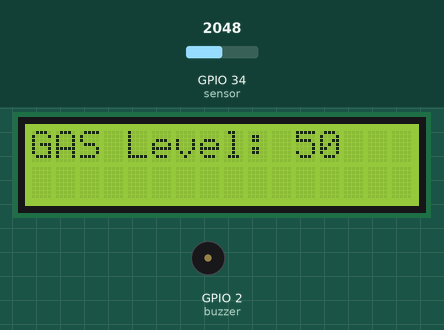
Recording of a sketch running on a simulated ESP32. Parts: 16×2 character LCD, buzzer (waves = sounding, pin HIGH). Inputs (shaded band) come from the test bench; at power-on: GPIO 34 (sensor) = 2048. WiFi joins after 1.5 s; servers stay silent unless stated; what the sketch prints to the serial monitor is not drawn.

Above: at 9.3 s.
9.4 s: GPIO 34 (sensor) set to 2204
At 10.2 s:
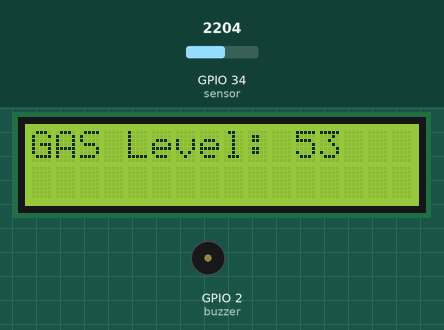
11.1 s: GPIO 34 (sensor) set to 2322
At 11.8 s:
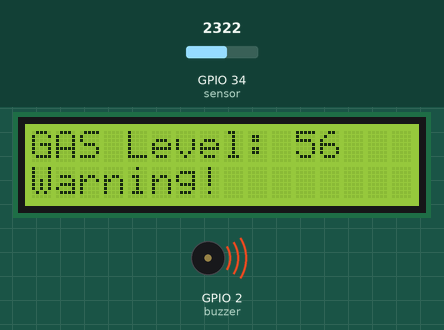
12.6 s: GPIO 34 (sensor) set to 1919
At 13.6 s:
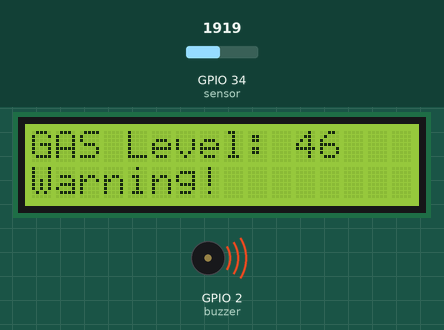
14.1 s: GPIO 34 (sensor) set to 1825
At 15.3 s:
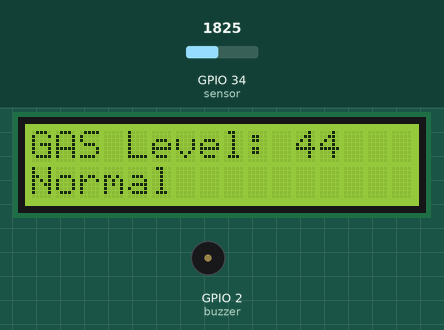
Timing chart, 0 to 16.6 s (numbered marks = the images above; inputs shaded):
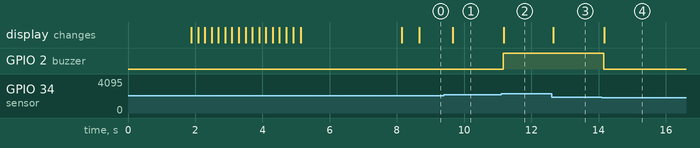

The sketch:

Gas_Leak_Detector.ino
```cpp
//CMM GAS LEVEL DETECTOR 13
//this info you will get from blynk app
#define BLYNK_TEMPLATE_ID "**************"
#define BLYNK_TEMPLATE_NAME "**************"

#include <LiquidCrystal_I2C.h>
#include <Wire.h>
#include <WiFiClient.h>
#include <BlynkSimpleEsp32.h>

#define sensor 34         // Analog pin for gas sensor
#define buzzer 2          // Digital pin for buzzer

LiquidCrystal_I2C lcd(0x27, 16, 2);  // I2C address 0x27, 16x2 LCD
BlynkTimer timer;
WidgetLED LED(V1); // Virtual LED on Blynk app

// WiFi + Blynk credentials
char auth[] = "*******************";
char ssid[] = "********";
char pass[] = "********";

// Hysteresis thresholds
const int highThreshold = 55;
const int lowThreshold = 45;
bool gasHigh = false;

void setup() {
  Serial.begin(115200);
  Blynk.begin(auth, ssid, pass, "blynk.cloud", 80);

  lcd.init();
  lcd.backlight();
  pinMode(buzzer, OUTPUT);

  // Boot animation
  lcd.setCursor(1, 0);
  lcd.print("System Loading");
  for (int a = 0; a <= 15; a++) {
    lcd.setCursor(a, 1);
    lcd.print(".");
    delay(200);
  }

  lcd.clear();
  lcd.setCursor(0, 0);
  lcd.print("WELCOME TO");
  lcd.setCursor(0, 1);
  lcd.print("project name here");
  delay(3000);
  lcd.clear();

  // Run GASLevel function every 500ms
  timer.setInterval(500L, GASLevel);
}

void GASLevel() {
  int raw = analogRead(sensor);
  int value = map(raw, 0, 4095, 0, 100); // Convert to 0–100 scale

  // Display gas level on LCD
  lcd.setCursor(0, 0);
  lcd.print("GAS Level: ");
  lcd.print(value);
  lcd.print("   "); // Clear residue digits

  // Hysteresis logic for stable warning
  if (!gasHigh && value >= highThreshold) {
    gasHigh = true;
    digitalWrite(buzzer, HIGH);
    lcd.setCursor(0, 1);
    lcd.print("Warning!       ");
    LED.on();
  } else if (gasHigh && value <= lowThreshold) {
    gasHigh = false;
    digitalWrite(buzzer, LOW);
    lcd.setCursor(0, 1);
    lcd.print("Normal         ");
    LED.off();
  }

  // Send gas level to Blynk
  Blynk.virtualWrite(V0, value);
  Serial.println(value);
}

void loop() {
  Blynk.run();
  timer.run();
}
```

Measured:
- the behaviour switches between 2252 and 2253 on GPIO 34 (sensor) (found by bisection; images 1 and 2)
- the behaviour switches between 1884 and 1883 on GPIO 34 (sensor) (found by bisection; images 3 and 4)
- after the input at 9.4 s, the display: changes after 0.26 s (image 1)
- after the input at 11.1 s, GPIO 2 (buzzer): LOW → HIGH after 0.06 s; the display: changes after 0.07 s (image 2)
- after the input at 12.6 s, the display: changes after 0.06 s (image 3)
- after the input at 14.1 s, GPIO 2 (buzzer): HIGH → LOW after 0.06 s; the display: changes after 0.07 s (image 4)
